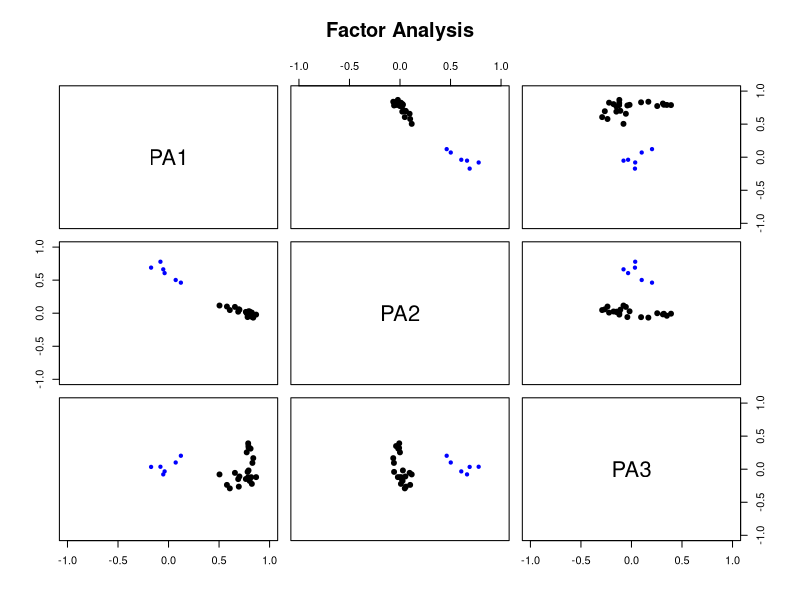

This chart was generated by the following R code:
setwd("C:\\Users\\PARTHI vs BHARATHI\\Downloads\\PRAXIS\\A Term 2\\MKTA\\excercise")

library(readxl)

library(psych)


df = read_xlsx("Exercise - Dimensionality Reduction.xlsx", sheet = "Data")

View(df)
dim(df)

str(df)

# reading without the caseid column
df <- df[,-c(1)]


#EFA without any rotation
fac_anal <- fa(nfactors = 3, rotate = 'none', r = cor(df), fm = 'pa')

#plot
factor.plot(fac_anal, xlim=c(-1,1), ylim=c(-1,1), title="Factor Analysis")
fac_anal
print(fac_anal, cut = 0.3)

